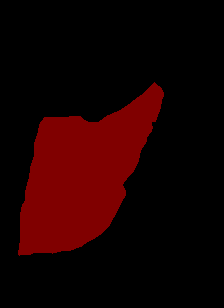
#> input picture raw_beef_json/label.png, 224 x 308 px
$ python nonblack_pixel_cal.py
#> lines starting #> are read from the running program, lines starting #| are printed output that depends on the picture; after the words box and inside, x2 and y2 are one past the last pixel; in counts of white or black regions, pixels touching at a corner belong together
import cv2
import numpy as np

def count_non_black_pixels(image_path):
    """
    이미지에서 검은색(0, 0, 0)을 제외한 모든 픽셀을 1로 변환하고,
    해당하는 픽셀 수를 계산하는 함수입니다.

    Parameters:
        image_path (str): 이미지 파일 경로

    Returns:
        int: 검은색이 아닌 부분의 픽셀 수
    """
#> called with image_path = './raw_beef_json/label.png'
    # 이미지 불러오기
    image = cv2.imread(image_path)
#> image is the input picture: shape (308, 224, 3); mean B, G, R 0, 0, 26.2

    # 검은색과 일치하는 픽셀은 0, 나머지는 1로 변환
    binary_mask = np.where(np.all(image == [0, 0, 0], axis=-1), 0, 1)
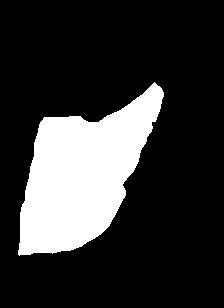
#> binary_mask: shape (308, 224) int64; values 0 (black) and 1 (white), 20.5% white; 1 white region, box (x1, y1, x2, y2) and area: (18, 82, 164, 256) 14136

    # 검은색이 아닌 부분의 픽셀 수 계산
    non_black_pixels = np.sum(binary_mask)
#> non_black_pixels = 14136

    return non_black_pixels

# 사용 예시
image_path = './raw_beef_json/label.png'  # 마스킹된 이미지 경로
non_black_pixel_count = count_non_black_pixels(image_path)
#> non_black_pixel_count = 14136
print(f'검은색이 아닌 픽셀 수: {non_black_pixel_count}')
#| 검은색이 아닌 픽셀 수: 14136
